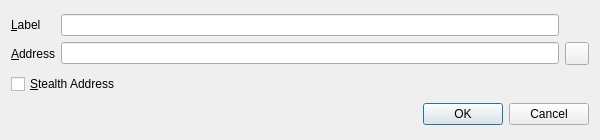
<?xml version="1.0" encoding="UTF-8"?>
<ui version="4.0">
 <class>EditAddressDialog</class>
 <widget class="QDialog" name="EditAddressDialog">
  <property name="geometry">
   <rect>
    <x>0</x>
    <y>0</y>
    <width>600</width>
    <height>140</height>
   </rect>
  </property>
  <property name="windowTitle">
   <string>Edit Address</string>
  </property>
  <layout class="QVBoxLayout" name="verticalLayout">
   <item>
    <layout class="QGridLayout" name="gridLayout">
     <item row="1" column="1">
      <widget class="QLineEdit" name="addressEdit">
       <property name="toolTip">
        <string>The address associated with this address book entry. This can only be modified for sending addresses.</string>
       </property>
      </widget>
     </item>
     <item row="1" column="0">
      <widget class="QLabel" name="label_2">
       <property name="text">
        <string>&amp;Address</string>
       </property>
       <property name="buddy">
        <cstring>addressEdit</cstring>
       </property>
      </widget>
     </item>
     <item row="0" column="1">
      <widget class="QLineEdit" name="labelEdit">
       <property name="toolTip">
        <string>The label associated with this address book entry</string>
       </property>
      </widget>
     </item>
     <item row="0" column="0">
      <widget class="QLabel" name="label">
       <property name="text">
        <string>&amp;Label</string>
       </property>
       <property name="buddy">
        <cstring>labelEdit</cstring>
       </property>
      </widget>
     </item>
     <item row="1" column="2">
      <widget class="QToolButton" name="EditAddressPasteButton">
       <property name="toolTip">
        <string>Paste address from clipboard</string>
       </property>
       <property name="text">
        <string/>
       </property>
       <property name="icon">
        <iconset resource="../bitcoin.qrc">
         <normaloff>:/icons/editpaste</normaloff>:/icons/editpaste</iconset>
       </property>
       <property name="shortcut">
        <string>Alt+P</string>
       </property>
      </widget>
     </item>
    </layout>
   </item>
   <item>
    <widget class="QCheckBox" name="stealthCB">
     <property name="text">
      <string>&amp;Stealth Address</string>
     </property>
    </widget>
   </item>
   <item>
    <widget class="QDialogButtonBox" name="buttonBox">
     <property name="orientation">
      <enum>Qt::Horizontal</enum>
     </property>
     <property name="standardButtons">
      <set>QDialogButtonBox::Cancel|QDialogButtonBox::Ok</set>
     </property>
    </widget>
   </item>
  </layout>
 </widget>
 <resources>
  <include location="../bitcoin.qrc"/>
 </resources>
 <connections>
  <connection>
   <sender>buttonBox</sender>
   <signal>accepted()</signal>
   <receiver>EditAddressDialog</receiver>
   <slot>accept()</slot>
   <hints>
    <hint type="sourcelabel">
     <x>248</x>
     <y>254</y>
    </hint>
    <hint type="destinationlabel">
     <x>157</x>
     <y>274</y>
    </hint>
   </hints>
  </connection>
  <connection>
   <sender>buttonBox</sender>
   <signal>rejected()</signal>
   <receiver>EditAddressDialog</receiver>
   <slot>reject()</slot>
   <hints>
    <hint type="sourcelabel">
     <x>316</x>
     <y>260</y>
    </hint>
    <hint type="destinationlabel">
     <x>286</x>
     <y>274</y>
    </hint>
   </hints>
  </connection>
 </connections>
</ui>
